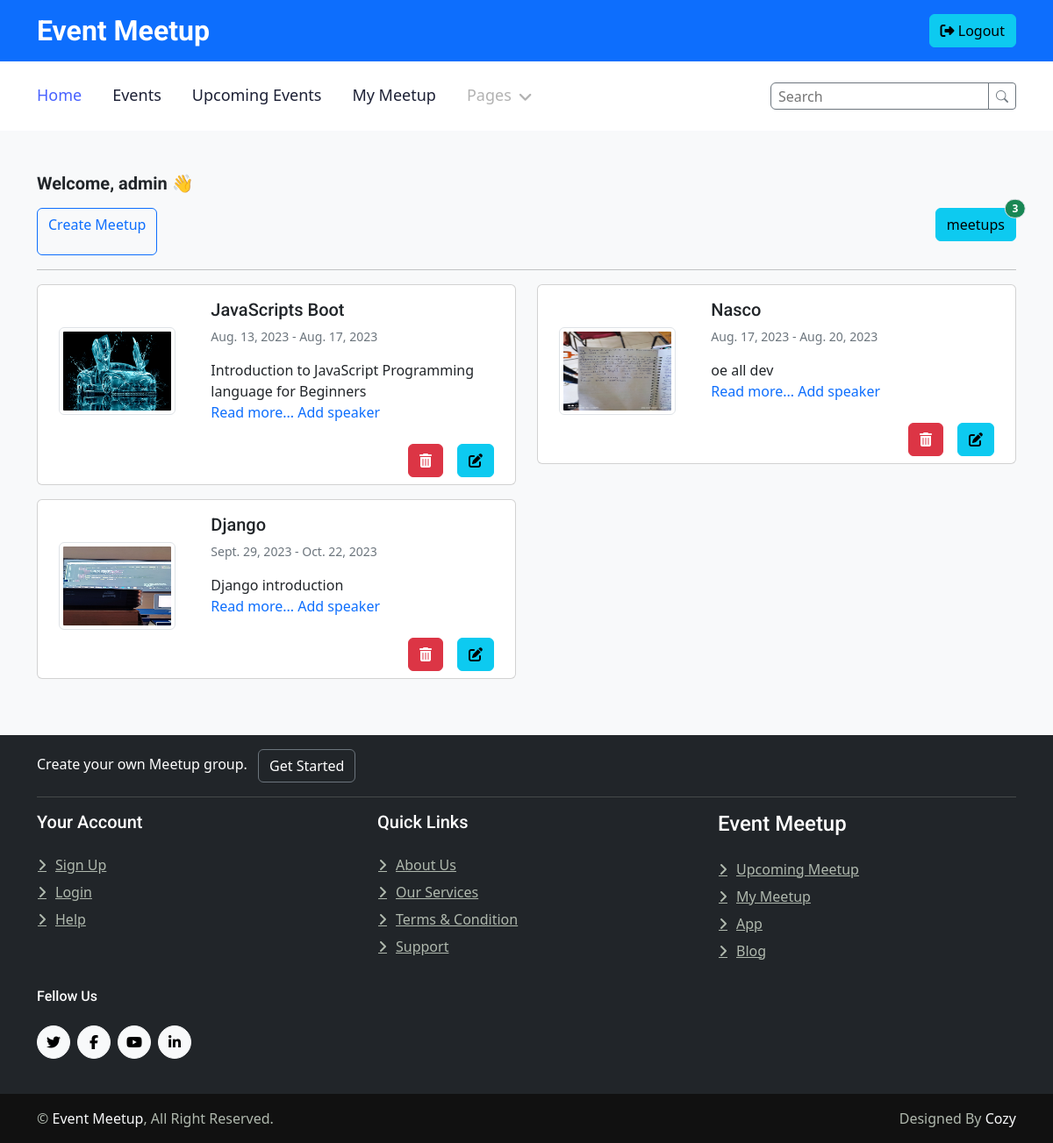
Screenshot of /user-meetup/1 (signed in) with the database file from the repository.
### meetup/models.py (models this page shows, shortened)
class myUser(AbstractUser):
    name = models.CharField(max_length=200, null= True)
    email = models.EmailField(unique=True, null=True)
    bio = models.TextField( null=True)
    image = models.ImageField(null=True)
    mobile_number = models.CharField(max_length=15, blank=True, null=True)
    birth_date = models.DateField(null=True, blank=True)
    USERNAME_FIELD = 'email'
    REQUIRED_FIELDS = []

class Meetup(models.Model):
    user = models.ForeignKey(myUser, on_delete=models.CASCADE, blank=True, null=True)
    organizer_email = models.EmailField(max_length=254, null=True)
    title = models.CharField(max_length=500)
    slug = models.SlugField(unique=True)
    description = models.TextField()
    image = models.ImageField(upload_to='image')
    location_name = models.CharField( max_length=50, blank=True,null=True)
    location_address = models.TextField(blank=True, null=True)
    location = models.ForeignKey(Location, on_delete=models.CASCADE, null=True)
    participant =models.ManyToManyField(Participant, blank=True)
    meetup_speakers =models.ManyToManyField(Speaker, blank=True, null=True)
    activate = models.BooleanField(default=True)
    meetup_time = models.DateTimeField(auto_now_add=True)
    meetup_date = models.DateField(blank=True, null=True)
    meetup_endtime = models.TimeField()
    from_date = models.DateField()
    to_date = models.DateField()

### meetup/views.py (the view)
# urls.py: path('user-meetup/<int:pk>', views.user_meetups, name='user-meetup'),
@login_required
def user_meetups(request, pk):
    search=request.GET.get('search') if request.GET.get('search') != None else ''
    user_meetup=Meetup.objects.order_by('-title')
    user_meetup=Meetup.objects.filter(user=pk)
    meetups=user_meetup.filter(
        Q(title__icontains=search)|
        Q(location_name__icontains=search)
    )
    counts = meetups.count()
    context={
        'meetups':meetups,
        'counts':counts,
    }
    return render(request, 'meetup/user_meetup.html', context)

### meetup/templates/meetup/user_meetup.html (shortened to what this page needs)
{% extends 'meetup/partials/base.html' %}
{% load static %}
{%block content %}
<div class="container-xxl pt-5">
	<div class="container">
		<div
			class="text-center text-md-start pb-5 pb-md-0 wow fadeInUp"
			data-wow-delay="0.1s"
			style="max-width: auto">
			<marquee behavior="" direction="">
				<h6 class="fs-5 fw-bold mb-3">Welcome, {{request.user.username}} 👋</h6>
			</marquee>
			<div class="d-flex">
				<a
					class="fs-6 fw-medium text-primary-subtle d-block btn btn-outline-primary"
					href="{% url 'meetup_create' %}">
					Create Meetup</a
				>
				<p  class="btn btn-info position-relative ms-auto">
					meetups
					<span
						class="position-absolute top-0 start-100 translate-middle badge border rounded-pill bg-success">
						{{counts}}
					</span>
				</p>
			</div>
		</div>
		<hr />
		<div class="row wow fadeInUp">
			{% for meetup in meetups%}
			<div class="col-sm-6">
				<div class="card mb-3">
					<div class="row g-0">
						<div class="col-sm-4 align-items-center">
							<div class="m-5 mb-0 mx-4">
								<img src="{{meetup.image.url}}" alt="{{meetup.title}}" class="rounded img-fluid img-thumbnail" style="width:150px; height:100px;">
							</div>
						</div>
						<div class="col-md-8 align-items-center">
							<div class="card-body">
								<h5 class="card-title">{{meetup.title}}</h5>
								<p class=" card-text text-secondary small">{{meetup.from_date}} - {{meetup.to_date}}</p>
								<span>{{meetup.description|truncatewords:8}}
									<p>
									    <a href="{% url 'meetup_detail' meetup.slug %}" class="text-primary text-decoration-none">Read more...</a>
										<a href="{% url 'add-speaker' meetup.id %}" class="text-decoration-none my-2">Add speaker</a>
									</p>
								</span>
								<div class="mb-4">
									<a href="{% url 'meetup_update' meetup.id %}" class="text-decoration-none btn btn-info m-2  float-end">
										<i class="fa fa-pen-to-square"></i>
									</a>
									<button
										type="button"
										class="btn btn-danger float-end m-2"
										data-bs-toggle="modal"
										data-bs-target="#myMessage{{meetup_delete.meetup.id}}">
										<i class="fa fa-trash"></i>
									</button>
							    </div>
							</div>
						</div>
					</div>
				</div>
			</div>
			{% endfor %}
	    </div>
	</div>
</div>
{% endblock content %}

### meetup/static/meetup/css/style.css (style rules this page uses)
:root { --primary: #4761FF; --secondary: #555555; --light: #F1F3FA; --dark: #1C2035; }
.fw-medium { font-weight: 500; }
.btn { transition: .5s; font-weight: 500; }

### rows the page displays
myUser: user.username "admin"
Meetup: image (picture), title "JavaScripts Boot", from_date "Aug. 13, 2023", to_date "Aug. 17, 2023", description "Introduction to JavaScript Programming language for Beginners"
Meetup: image (picture), title "Nasco", from_date "Aug. 17, 2023", to_date "Aug. 20, 2023", description "oe all dev"
Meetup: image (picture), title "Django", from_date "Sept. 29, 2023", to_date "Oct. 22, 2023", description "Django introduction"

### other values shown
{{ counts }} "3"
